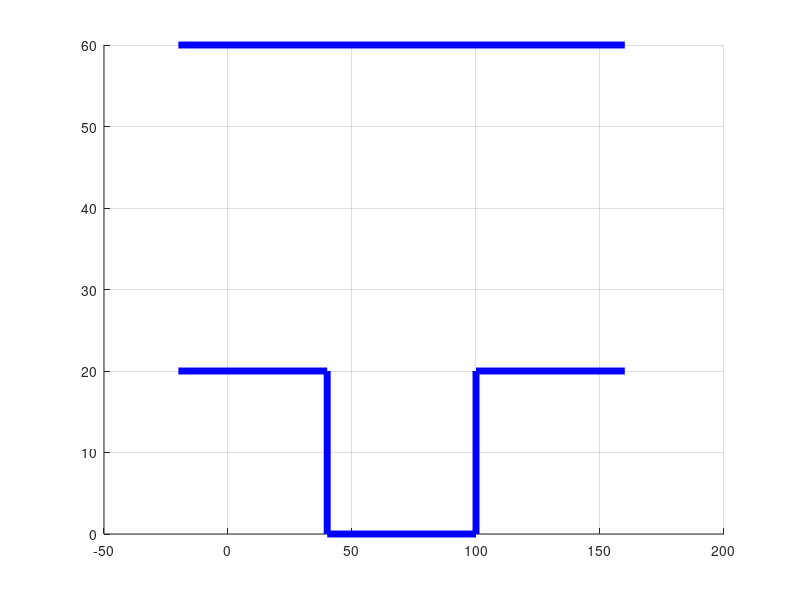

MATLAB code to generate this figure: (Note: this script raises an error after producing the figure.)
clc;
clear;
close all;
l = 26; %wheelbase - mm
w = 15; %tread - mm

x=20; %The strating X coordinate of the vehicle
y=35; %The strating Y coordinate of the vehicle
theta=0; %Automobile body initial inclination

%%%%%%%%%%%%%%%%%%%%%%%%%%%%%%%Go stright until find the parking place%%%%%%%%%%%%%%%%%%%%%%%%%%%%%%%%


figure; %draw the empty picture 
%Draw a diagram of the parking space
set(line([-20 160], [60 60]), 'linewidth', 5, 'color', 'b');
set(line([-20 40], [20 20]), 'linewidth', 5, 'color', 'b');
set(line([40 40], [0 20]), 'linewidth', 5, 'color', 'b');
set(line([40 100], [0 0]), 'linewidth', 5, 'color', 'b');
set(line([100 100], [0 20]), 'linewidth', 5, 'color', 'b');
set(line([100 160], [20 20]), 'linewidth', 5, 'color', 'b');
hold on
grid on;



for i = 1:10
    pause(0.1);
    [x,y,theta]=state_update(x,y,theta,5,0);

    [A,B,C,D]=edge(x,y,theta);

    axis([-20 160 0 100]);

    set(line([A(1) B(1)], [A(2) B(2)]), 'linewidth', 4, 'color', 'm');
    set(line([B(1) D(1)], [B(2) D(2)]), 'linewidth', 2, 'color', 'b');
    set(line([C(1) D(1)], [C(2) D(2)]), 'linewidth', 4, 'color', 'g');
    set(line([A(1) C(1)], [A(2) C(2)]), 'linewidth', 2, 'color', 'b');

end 
%%%%%%%%%%%%%%%%%%%%%%%%%%%%%%%%%%%%%%%%%%%%%%%%%%%%%%%%%%%%%%%%%%%%%%%%%%%%%%%%%%%%%%%%%%%%%%%%%%%%
N=15;
[v,phi]=trajectory_calc(x,y,theta,N);
% [v,phi]=trajectory_opt(v,phi,x,y);

for i = 1:N
    pause(0.2);
    [x,y,theta]=state_update(x,y,theta,v(i),phi(i));
    

    collision=detection(x,y,theta);
    if collision
        disp('collision')
    end
    [A,B,C,D]=edge(x,y,theta);
    axis([-20 160 0 100]);
    set(line([A(1) B(1)], [A(2) B(2)]), 'linewidth', 4, 'color', 'm');
    set(line([B(1) D(1)], [B(2) D(2)]), 'linewidth', 2, 'color', 'b');
    set(line([C(1) D(1)], [C(2) D(2)]), 'linewidth', 4, 'color', 'g');
    set(line([A(1) C(1)], [A(2) C(2)]), 'linewidth', 2, 'color', 'b');
     
end 



